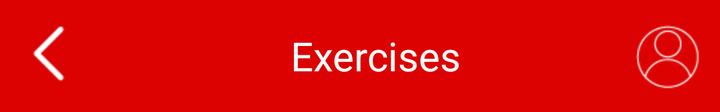
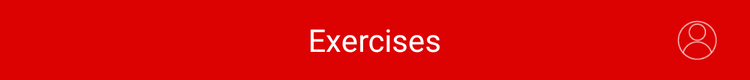

One screen, two layout resources from the same app: the default and the repository's alternative for another configuration. Each is rendered where Android would select it; the XML of both is given below.
<!-- AndroidManifest.xml: application theme AppTheme -->
<!-- res/layout/main_toolbar.xml -->
<android.support.v7.widget.Toolbar
    android:id="@+id/toolbar"
    android:layout_width="match_parent"
    android:layout_height="?attr/actionBarSize"
    android:background="#DC0202"
    app:popupTheme="@style/AppTheme.PopupOverlay"
    xmlns:android="http://schemas.android.com/apk/res/android"
    xmlns:app="http://schemas.android.com/apk/res-auto">
    <RelativeLayout
        android:layout_width="match_parent"
        android:layout_height="wrap_content">



    <TextView
        android:id="@+id/title"
        android:layout_width="wrap_content"
        android:layout_height="wrap_content"
        android:text="Exercises"
        android:layout_centerInParent="true"
        android:textSize="20sp"
        android:textColor="#ffffff"/>

    <ImageView
        android:id="@+id/btn_back"
        android:layout_width="wrap_content"
        android:layout_height="wrap_content"
        android:src="@drawable/back_icon"
        android:layout_alignParentLeft="true" />

    <ImageView
        android:id="@+id/profile"
        android:layout_width="wrap_content"
        android:layout_height="wrap_content"
        android:src="@drawable/profile_icon"
        android:paddingRight="10dp"
        android:layout_alignParentRight="true"/>
    </RelativeLayout>
</android.support.v7.widget.Toolbar>
<!-- resources referenced by this layout -->
<resources>
  <!-- drawable back_icon: png bitmap (drawable-hdpi, 249 bytes) -->
  <!-- drawable profile_icon: png bitmap (drawable-hdpi, 927 bytes) -->
  <style name="AppTheme.PopupOverlay" parent="ThemeOverlay.AppCompat.Light" />
  <style name="AppTheme" parent="Theme.AppCompat.Light.DarkActionBar">
          
         
          <item name="colorAccent">@color/colorAccent</item>
      </style>
  <color name="colorAccent">#FF4081</color>
</resources>
<!-- res/layout-sw600dp/main_toolbar.xml (the repository's variant of the layout above) -->
<!-- drawn on a 7-inch tablet held upright -->
<android.support.v7.widget.Toolbar
    android:id="@+id/toolbar"
    android:layout_width="match_parent"
    android:layout_height="?attr/actionBarSize"
    android:background="#DC0202"
    app:popupTheme="@style/AppTheme.PopupOverlay"
    xmlns:android="http://schemas.android.com/apk/res/android"
    xmlns:app="http://schemas.android.com/apk/res-auto">
    <RelativeLayout
        android:layout_width="match_parent"
        android:layout_height="wrap_content">



    <TextView
        android:layout_width="wrap_content"
        android:layout_height="wrap_content"
        android:text="Exercises"
        android:layout_centerInParent="true"
        android:textSize="25sp"
        android:textColor="#ffffff"/>


    <ImageView
        android:id="@+id/profile"
        android:layout_width="wrap_content"
        android:layout_height="wrap_content"
        android:src="@drawable/profile_icon"
        android:paddingRight="10dp"
        android:layout_alignParentRight="true"/>
    </RelativeLayout>
</android.support.v7.widget.Toolbar>
<!-- resources referenced by the variant -->
<!-- as a 7-inch tablet held upright resolves them -->
<resources>
  <!-- drawable profile_icon: png bitmap (drawable-hdpi, 927 bytes) -->
  <style name="AppTheme.PopupOverlay" parent="ThemeOverlay.AppCompat.Light" />
  <style name="AppTheme" parent="Theme.AppCompat.Light.DarkActionBar">
          
         
          <item name="colorAccent">@color/colorAccent</item>
      </style>
  <color name="colorAccent">#FF4081</color>
</resources>
